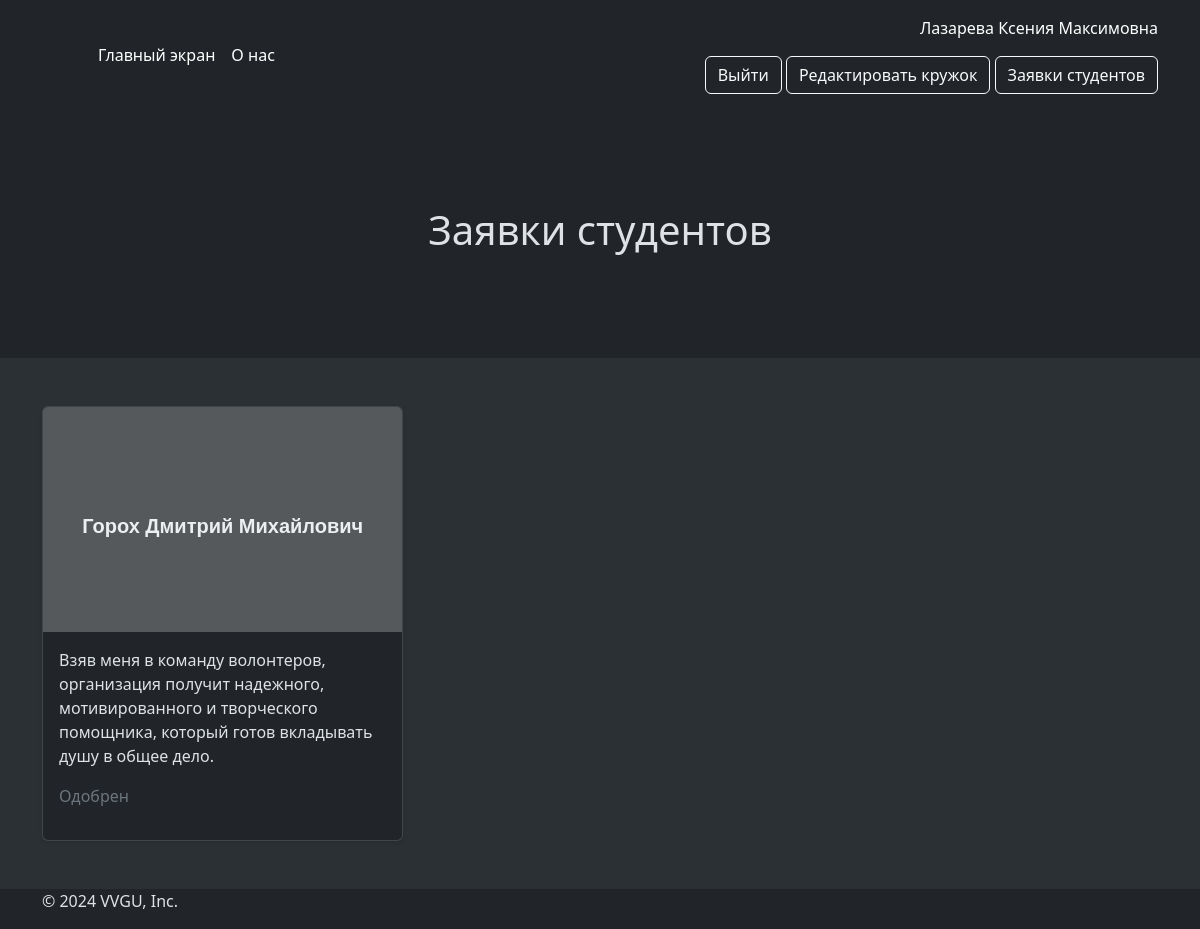
/requests_students (signed in), run on an earlier commit of the app's database.
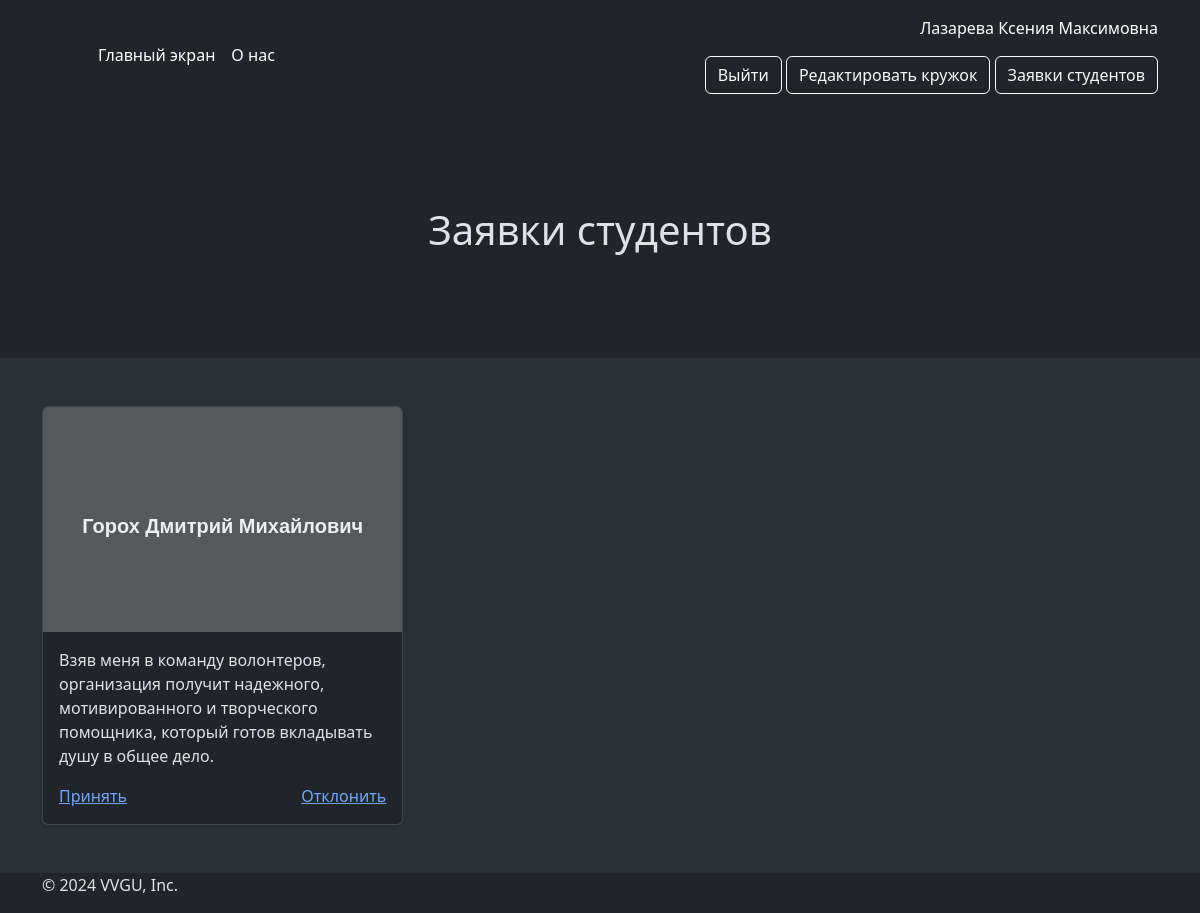
And on a later commit of the database.
### data/students.py (models this page shows, shortened)
class Student(SqlAlchemyBase, UserMixin):
    __tablename__ = 'students'
    id = sqlalchemy.Column(sqlalchemy.Integer,
                           primary_key=True, autoincrement=True)
    name = sqlalchemy.Column(sqlalchemy.String, nullable=True)
    email = sqlalchemy.Column(sqlalchemy.String, unique=True, nullable=True)
    age = sqlalchemy.Column(sqlalchemy.Integer, nullable=True)
    hashed_password = sqlalchemy.Column(sqlalchemy.String, nullable=True)
    is_teacher = sqlalchemy.Column(sqlalchemy.Boolean, nullable=True, default=False)
    name_club = sqlalchemy.Column(sqlalchemy.String, nullable=True)
    have_club = sqlalchemy.Column(sqlalchemy.Boolean, nullable=True, default=False)

### data/request.py (models this page shows)
class Request(SqlAlchemyBase):
    __tablename__ = 'request'
    id = sqlalchemy.Column(sqlalchemy.Integer, primary_key=True, autoincrement=True)
    student = sqlalchemy.Column(sqlalchemy.String, nullable=True)
    name_club = sqlalchemy.Column(sqlalchemy.String, nullable=True)
    information = sqlalchemy.Column(sqlalchemy.String, nullable=True)
    is_approved = sqlalchemy.Column(sqlalchemy.Boolean, nullable=True, default=None)
    id_student = sqlalchemy.Column(sqlalchemy.Integer, nullable=True)

### app.py (the view)
@app.route('/requests_students', methods=['GET', 'POST'])
@login_required
def requests_students():
    db_sess = db_session.create_session()
    club = db_sess.query(clubs.Clubs).filter(clubs.Clubs.teacher_name == current_user.name).first()
    req = db_sess.query(request.Request).filter(request.Request.name_club == club.title).all()
    return render_template('student_request.html', req=req)

### app.py (called while the page is built)
@login_manager.user_loader
def load_user(user_id):
    db_sess = db_session.create_session()
    return db_sess.get(students.Student, user_id)

### data/db_session.py (called while the page is built)
def create_session() -> Session:
    global __factory
    return __factory()

### templates/student_request.html (shortened to what this page needs)
{% extends 'base.html' %}
{% block body %}
{% if current_user.is_authenticated and current_user.is_teacher %}
<section class="py-5 text-center container">
    <div class="row py-lg-5">
        <div class="col-lg-6 col-md-8 mx-auto">
            <h1 id="titlee">Заявки студентов</h1>
        </div>
    </div>
</section>
<div class="album py-5 bg-body-tertiary">
    <div class="container">
        <div class="row row-cols-1 row-cols-sm-2 row-cols-md-3 g-3">
            {% for request in req %}
            <div class="col">
                <div class="card shadow-sm">
                    <svg class="bd-placeholder-img card-img-top" width="100%" height="225"
                         xmlns="http://www.w3.org/2000/svg" role="img" aria-label="Placeholder: Thumbnail"
                         preserveAspectRatio="xMidYMid slice" focusable="false"><title>Placeholder</title>
                        <rect width="100%" height="100%" fill="#55595c"></rect>
                        <text x="50%" y="50%" fill="#eceeef" dy=".3em" text-anchor="middle" dominant-baseline="central"
                              style="font-size: 20px; font-weight: bold; font-family: Arial;">{{ request.student }}
                        </text>
                    </svg>
                    <div class="card-body">
                        <p class="card-text">{{ request.information }}</p>
                        <div class="d-flex justify-content-between align-items-center">
                            {% if request.is_approved == 1 %}
                            <p class="text-secondary">Одобрен</p>
                            {% elif request.is_approved == 0 %}
                            <p class="text-secondary">Отклонен</p>
                            {% else %}
                            <a href="{{ url_for('accept', id=request.id) }}">Принять</a>
                            <a href="{{ url_for('reject', id=request.id) }}">Отклонить</a>
                            {% endif %}
                        </div>
                    </div>
                </div>
            </div>
            {% endfor %}
        </div>
    </div>
</div>
{% endif %}
{% endblock %}

### templates/base.html (shortened to what this page needs)
<!doctype html>
<html lang="ru" data-bs-theme="dark">
<head>
    <link href="https://cdn.jsdelivr.net/npm/bootstrap@5.3.3/dist/css/bootstrap.min.css" rel="stylesheet">
</head>
<body>
    <header class="p-3 text-bg-dark">
        <div class="container">
            <div class="d-flex flex-wrap align-items-center justify-content-center justify-content-lg-start">
                <a href="/" class="d-flex align-items-center mb-2 mb-lg-0 text-white text-decoration-none">
                    <svg class="bi me-2" width="40" height="32" role="img" aria-label="Bootstrap"><use xlink:href="#bootstrap"></use></svg>
                </a>
                <ul class="nav col-12 col-lg-auto me-lg-auto mb-2 justify-content-center mb-md-0">
                    <li><a href="/" class="nav-link px-2 text-white">Главный экран</a></li>
                    <li><a href="/about" class="nav-link px-2 text-white">О нас</a></li>
                </ul>
            <div class="text-end">
                {% if current_user.is_authenticated %}
                    <p>{{ current_user.name }}</p>
                    <button type="button" class="btn btn-outline-light"><a href="/logout" class="nav-link">Выйти</a></button>
                    {% if current_user.is_teacher %}
                        {% if current_user.have_club %}
                            <button type="button" class="btn btn-outline-light"><a href="/club/edit" class="nav-link">Редактировать кружок</a></button>
                        {% else %}
                            <button type="button" class="btn btn-outline-light"><a href="/club/create" class="nav-link">Создать кружок</a></button>
                        {% endif %}
                        <button type="button" class="btn btn-outline-light"><a href="/requests_students" class="nav-link">Заявки студентов</a></button>
                    {% else %}
                        <button type="button" class="btn btn-outline-light"><a href="/requests" class="nav-link">Заявки</a></button>
                    {% endif %}
                {% else %}
                    <p>
                        <button type="button" class="btn btn-outline-light"><a href="/login" class="nav-link">Войти</a></button>
                        <button type="button" class="btn btn-warning"><a href="/register" class="nav-link">Зарегистрироваться</a></button>
                    </p>
                {% endif %}
            </div>
          </div>
        </div>
    </header>
    {% block body %}{% endblock %}
    <footer class="container">
        <p>© 2024 VVGU, Inc.</p>
    </footer>
</body>
</html>

What changed in the data, as far as the page shows it:
changed Request "Горох Дмитрий Михайлович": is_approved "Одобрен" → "Принять Отклонить"
